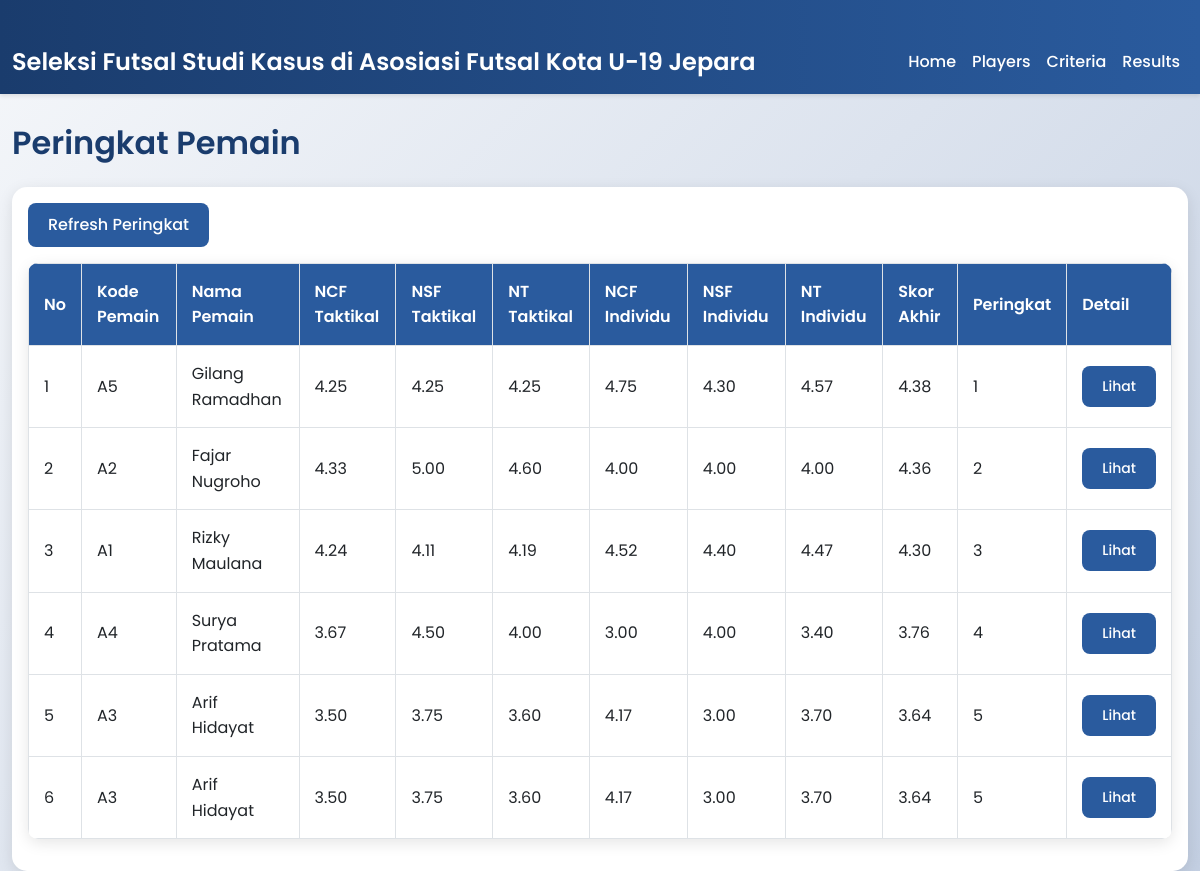
Page /results/display.php on the committed database.
### tables this page shows
CREATE TABLE `players` (
  `id` int NOT NULL,
  `kode_pemain` varchar(10) NOT NULL,
  `nama_pemain` varchar(100) NOT NULL
);

### results/calculate.php (called while the page is built, shortened)
<?php
include_once '../config/db_connect.php';
function getWeight($gap) {
    $weightMap = [
        0 => 5,
        1 => 4.5,
        -1 => 4,
        2 => 3.5,
        -2 => 3,
        3 => 2.5,
        -3 => 2,
        4 => 1.5,
        -4 => 1
    ];
    return $weightMap[$gap] ?? 1;
}
$players_stmt = $pdo->query("SELECT DISTINCT id, kode_pemain, nama_pemain FROM players ORDER BY kode_pemain");
$players = $players_stmt->fetchAll(PDO::FETCH_ASSOC);
$criteria_stmt = $pdo->query("SELECT id, kode_kriteria, nama_kriteria FROM criteria");
$criteria = $criteria_stmt->fetchAll(PDO::FETCH_ASSOC);
$sub_criteria_stmt = $pdo->query("SELECT sc.id, sc.kode_subkriteria, sc.nama_subkriteria, sc.kriteria_id, sc.factor_type, sc.nilai_ideal, c.kode_kriteria
                                  FROM sub_criteria sc
                                  JOIN criteria c ON sc.kriteria_id = c.id");
$sub_criteria = $sub_criteria_stmt->fetchAll(PDO::FETCH_ASSOC);
$sub_criteria_by_criterion = [];
foreach ($sub_criteria as $sub) {
    $sub_criteria_by_criterion[$sub['kriteria_id']][] = $sub;
}
$results = [];
foreach ($players as $player) {
    $player_id = $player['id'];
    $player_result = [
        'kode_pemain' => $player['kode_pemain'],
        'nama_pemain' => $player['nama_pemain'],
        'criteria' => [],
        'final_score' => 0,
        'rank' => 0
    ];
    foreach ($criteria as $criterion) {
        $criterion_id = $criterion['id'];
        $criterion_code = $criterion['kode_kriteria'];
        $core_weights = [];
        $secondary_weights = [];
        $scores_stmt = $pdo->prepare("SELECT sc.id AS subkriteria_id, sc.kode_subkriteria, sc.nilai_ideal, s.nilai
                                      FROM sub_criteria sc
                                      LEFT JOIN scores s ON s.subkriteria_id = sc.id AND s.player_id = ?
                                      WHERE sc.kriteria_id = ?");
        $scores_stmt->execute([$player_id, $criterion_id]);
        $scores = $scores_stmt->fetchAll(PDO::FETCH_ASSOC);
        $criterion_result = [
            'gaps' => [],
            'weights' => [],
            'ncf' => 0,
            'nsf' => 0,
            'nt' => 0
        ];
        foreach ($scores as $score) {
            $subkriteria_id = $score['subkriteria_id'];
            $kode_subkriteria = $score['kode_subkriteria'];
            $nilai = $score['nilai'] ?? null;
            $nilai_ideal = $score['nilai_ideal'];
            if ($nilai !== null) {
                $gap = $nilai - $nilai_ideal;
                $weight = getWeight($gap);
                $criterion_result['gaps'][$kode_subkriteria] = $gap;
                $criterion_result['weights'][$kode_subkriteria] = $weight;
                foreach ($sub_criteria_by_criterion[$criterion_id] as $sub) {
                    if ($sub['id'] == $subkriteria_id) {
                        if ($sub['factor_type'] == 'Core') {
                            $core_weights[] = $weight;
                        } else {
                            $secondary_weights[] = $weight;
                        }
                        break;
                    }
                }
            }
        }
        $criterion_result['ncf'] = !empty($core_weights) ? array_sum($core_weights) / count($core_weights) : 0;
        $criterion_result['nsf'] = !empty($secondary_weights) ? array_sum($secondary_weights) / count($secondary_weights) : 0;
        $criterion_result['nt'] = (0.6 * $criterion_result['ncf']) + (0.4 * $criterion_result['nsf']);
        $player_result['criteria'][$criterion_code] = $criterion_result;
    }
    $nt_taktikal = $player_result['criteria']['KT']['nt'] ?? 0;
    $nt_individu = $player_result['criteria']['KI']['nt'] ?? 0;
    $player_result['final_score'] = (0.6 * $nt_taktikal) + (0.4 * $nt_individu);
    $results[$player_id] = $player_result;
}
$results = array_values($results);
usort($results, function($a, $b) {
    if ($a['final_score'] == $b['final_score']) {
        return strcmp($a['kode_pemain'], $b['kode_pemain']);
    }
    return $b['final_score'] <=> $a['final_score'];
});
$last_score = null;
$last_rank = 0;
$current_rank = 0;
foreach ($results as &$result) {
    $current_rank++;
    if ($result['final_score'] !== $last_score) {
        $result['rank'] = $current_rank;
        $last_rank = $current_rank;
    } else {
        $result['rank'] = $last_rank;
    }
    $last_score = $result['final_score'];
}
return $results;
?>

### results/display.php (the view, shortened to what this page needs)
<?php
include '../config/db_connect.php';
include '../includes/header.php';
include '../includes/navbar.php';
$results = include 'calculate.php';
?>
<div class="container">
    <h2 class="my-4">Peringkat Pemain</h2>
    <div class="card">
        <div class="card-body">
            <button id="refresh-btn" class="btn btn-primary mb-3">Refresh Peringkat</button>
            <table class="table table-bordered table-hover" id="ranking-table">
                <thead>
                    <tr>
                        <th>No</th>
                        <th>Kode Pemain</th>
                        <th>Nama Pemain</th>
                        <th>NCF Taktikal</th>
                        <th>NSF Taktikal</th>
                        <th>NT Taktikal</th>
                        <th>NCF Individu</th>
                        <th>NSF Individu</th>
                        <th>NT Individu</th>
                        <th>Skor Akhir</th>
                        <th>Peringkat</th>
                        <th>Detail</th>
                    </tr>
                </thead>
                <tbody>
                    <?php foreach ($results as $index => $result): ?>
                        <tr>
                            <td><?php echo $index + 1; ?></td>
                            <td><?php echo htmlspecialchars($result['kode_pemain']); ?></td>
                            <td><?php echo htmlspecialchars($result['nama_pemain']); ?></td>
                            <td><?php echo number_format($result['criteria']['KT']['ncf'], 2); ?></td>
                            <td><?php echo number_format($result['criteria']['KT']['nsf'], 2); ?></td>
                            <td><?php echo number_format($result['criteria']['KT']['nt'], 2); ?></td>
                            <td><?php echo number_format($result['criteria']['KI']['ncf'], 2); ?></td>
                            <td><?php echo number_format($result['criteria']['KI']['nsf'], 2); ?></td>
                            <td><?php echo number_format($result['criteria']['KI']['nt'], 2); ?></td>
                            <td><?php echo number_format($result['final_score'], 2); ?></td>
                            <td><?php echo $result['rank']; ?></td>
                            <td>
                                <button class="btn btn-primary btn-sm" type="button" data-bs-toggle="collapse" data-bs-target="#details<?php echo $index; ?>" aria-expanded="false" aria-controls="details<?php echo $index; ?>">
                                    Lihat
                                </button>
                            </td>
                        </tr>
                    <?php endforeach; ?>
                </tbody>
            </table>
        </div>
    </div>
</div>
<?php include '../includes/footer.php'; ?>

### assets/css/style.css (style rules this page uses)
body { font-family: "Poppins", sans-serif; background: linear-gradient(135deg, #f5f7fa 0%, #c3cfe2 100%); color: #333; line-height: 1.6; }
.container { margin-top: 30px; max-width: 1200px; }
.card { border: none; border-radius: 15px; box-shadow: 0 4px 15px rgba(0, 0, 0, 0.1); transition: transform 0.3s ease, box-shadow 0.3s ease; background: #fff; }
.btn-primary { background-color: #2a5b9e; border: none; border-radius: 8px; padding: 10px 20px; font-weight: 500; transition: background-color 0.3s ease; }
.table { border-radius: 10px; overflow: hidden; box-shadow: 0 4px 15px rgba(0, 0, 0, 0.1); background: #fff; }
.table th { background: #2a5b9e; color: #fff; font-weight: 600; }
.table td, .table th { vertical-align: middle; padding: 15px; }
.table tr { transition: background-color 0.2s ease; }
h1, h2, h3, h4 { color: #1a3c6d; font-weight: 600; }

### rows in the picture
players: kode_pemain "A5", nama_pemain "Gilang Ramadhan", ncf "4.25", nsf "4.25", nt "4.25", ncf "4.75", nsf "4.30", nt "4.57", final_score "4.38", rank "1"
players: kode_pemain "A2", nama_pemain "Fajar Nugroho", ncf "4.33", nsf "5.00", nt "4.60", ncf "4.00", nsf "4.00", nt "4.00", final_score "4.36", id "2"
players: kode_pemain "A1", nama_pemain "Rizky Maulana", ncf "4.24", nsf "4.11", nt "4.19", ncf "4.52", nsf "4.40", nt "4.47", final_score "4.30", rank "3"
players: kode_pemain "A4", nama_pemain "Surya Pratama", ncf "3.67", nsf "4.50", nt "4.00", ncf "3.00", nsf "4.00", nt "3.40", final_score "3.76", id "4"
players: kode_pemain "A3", nama_pemain "Arif Hidayat", ncf "3.50", nsf "3.75", nt "3.60", ncf "4.17", nsf "3.00", nt "3.70", final_score "3.64", rank "5"
